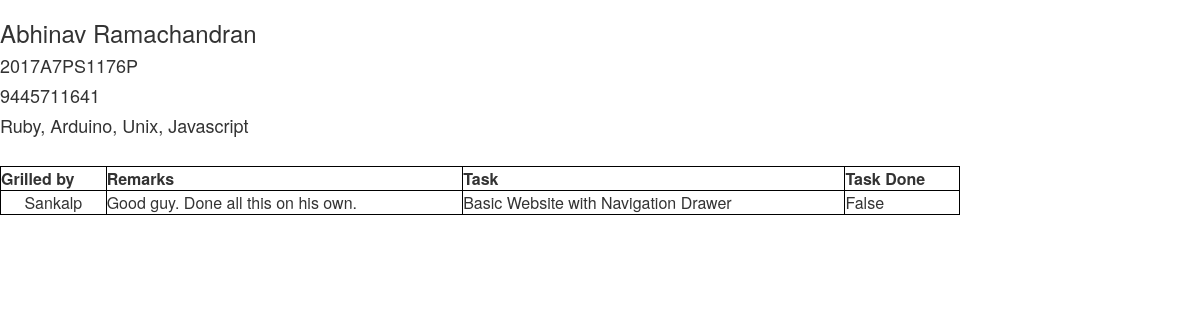
Page /recruit/27/ on the earlier database version.
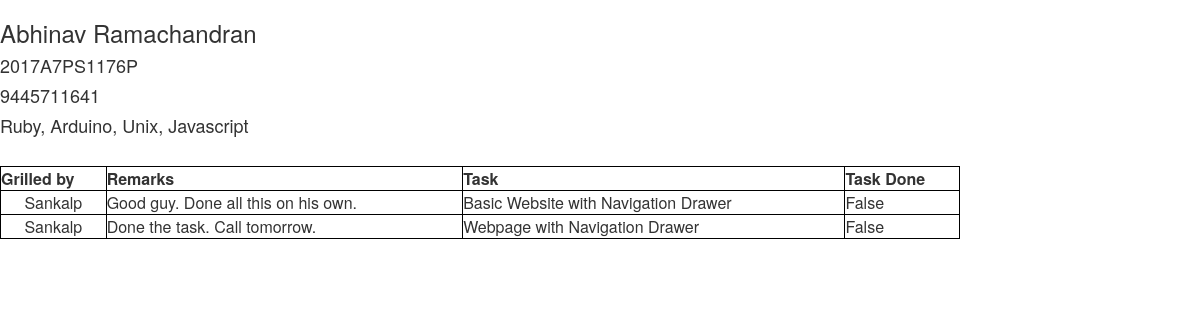
Same page on the later database version.
### recruit/models.py (models this page shows, shortened)
class Member(models.Model):
    recruit=models.ForeignKey(Recruit, on_delete=models.CASCADE,blank=True,null=True)
    remarks=models.CharField(max_length=1000)
    grilled_by=models.CharField(max_length=200)
    task=models.CharField(max_length=200)
    task_status=models.BooleanField(default=False)

### recruit/views.py (the view)
# urls.py: url(r'^(?P<pk>[0-9]+)/$', views.DetailView.as_view(), name='detail'),
class DetailView(generic.DetailView):
    model = Recruit
    template_name = "recruit/detail.html"

### recruit/templates/recruit/detail.html (shortened to what this page needs)
{% load staticfiles %}
<link rel="stylesheet" href="{% static 'recruit/css/bootstrap.min.css' %}" type="text/css" />
<h3>{{recruit.name}}</h3>
<h4>{{recruit.student_id}}</h4>
<h4>{{recruit.contact_no}}</h4>
<h4>{{recruit.skills}}</h4>
<table style="width: 80%; border: 1px solid black;">
<tr>
<th style="border: 1px solid black;">Grilled by</th>
<th style="border: 1px solid black;">Remarks</th>
<th style="border: 1px solid black;">Task</th>
<th style="border: 1px solid black;">Task Done</th>
</tr>
{% for member in recruit.member_set.all %}
<tr>
<td style="border: 1px solid black; text-align:center">{{member.grilled_by}}</td>
<td style="border: 1px solid black;">{{member.remarks}}</td>
<td style="border: 1px solid black;">{{member.task}}</td>
<td style="border: 1px solid black;">{{member.task_status}}</td>
</tr>
{%endfor%}
</table>

Differences in the rows shown:
added Member: grilled_by "Sankalp", remarks "Done the task. Call tomorrow.", task "Webpage with Navigation Drawer", task_status "False"
